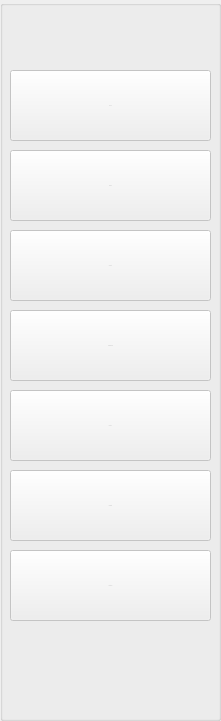
   <widget class="QGroupBox" name="groupBox_14">
    <property name="enabled">
     <bool>false</bool>
    </property>
    <property name="geometry">
     <rect>
      <x>0</x>
      <y>-20</y>
      <width>221</width>
      <height>721</height>
     </rect>
    </property>
    <property name="title">
     <string/>
    </property>
    <widget class="QPushButton" name="pushButton_6">
     <property name="enabled">
      <bool>false</bool>
     </property>
     <property name="geometry">
      <rect>
       <x>10</x>
       <y>470</y>
       <width>201</width>
       <height>71</height>
      </rect>
     </property>
     <property name="font">
      <font>
       <pointsize>-1</pointsize>
      </font>
     </property>
     <property name="text">
      <string>Reports</string>
     </property>
     <property name="icon">
      <iconset resource="icons.qrc">
       <normaloff>:/icons/reports.png</normaloff>:/icons/reports.png</iconset>
     </property>
     <property name="iconSize">
      <size>
       <width>30</width>
       <height>30</height>
      </size>
     </property>
    </widget>
    <widget class="QPushButton" name="pushButton_5">
     <property name="enabled">
      <bool>false</bool>
     </property>
     <property name="geometry">
      <rect>
       <x>10</x>
       <y>550</y>
       <width>201</width>
       <height>71</height>
      </rect>
     </property>
     <property name="font">
      <font>
       <pointsize>-1</pointsize>
      </font>
     </property>
     <property name="text">
      <string>Settings</string>
     </property>
     <property name="icon">
      <iconset resource="icons.qrc">
       <normaloff>:/icons/settings.png</normaloff>:/icons/settings.png</iconset>
     </property>
     <property name="iconSize">
      <size>
       <width>30</width>
       <height>30</height>
      </size>
     </property>
    </widget>
    <widget class="QPushButton" name="pushButton_3">
     <property name="enabled">
      <bool>false</bool>
     </property>
     <property name="geometry">
      <rect>
       <x>10</x>
       <y>230</y>
       <width>201</width>
       <height>71</height>
      </rect>
     </property>
     <property name="font">
      <font>
       <pointsize>-1</pointsize>
      </font>
     </property>
     <property name="text">
      <string>Clients</string>
     </property>
     <property name="icon">
      <iconset resource="icons.qrc">
       <normaloff>:/icons/person.png</normaloff>:/icons/person.png</iconset>
     </property>
     <property name="iconSize">
      <size>
       <width>30</width>
       <height>30</height>
      </size>
     </property>
    </widget>
    <widget class="QPushButton" name="pushButton">
     <property name="enabled">
      <bool>false</bool>
     </property>
     <property name="geometry">
      <rect>
       <x>10</x>
       <y>70</y>
       <width>201</width>
       <height>71</height>
      </rect>
     </property>
     <property name="font">
      <font>
       <pointsize>-1</pointsize>
      </font>
     </property>
     <property name="styleSheet">
      <string notr="true"/>
     </property>
     <property name="text">
      <string>Today</string>
     </property>
     <property name="icon">
      <iconset resource="icons.qrc">
       <normaloff>:/icons/today.png</normaloff>:/icons/today.png</iconset>
     </property>
     <property name="iconSize">
      <size>
       <width>30</width>
       <height>30</height>
      </size>
     </property>
    </widget>
    <widget class="QPushButton" name="pushButton_7">
     <property name="enabled">
      <bool>false</bool>
     </property>
     <property name="geometry">
      <rect>
       <x>10</x>
       <y>390</y>
       <width>201</width>
       <height>71</height>
      </rect>
     </property>
     <property name="font">
      <font>
       <pointsize>-1</pointsize>
      </font>
     </property>
     <property name="text">
      <string>History</string>
     </property>
     <property name="icon">
      <iconset resource="icons.qrc">
       <normaloff>:/icons/history.png</normaloff>:/icons/history.png</iconset>
     </property>
     <property name="iconSize">
      <size>
       <width>30</width>
       <height>30</height>
      </size>
     </property>
    </widget>
    <widget class="QPushButton" name="pushButton_2">
     <property name="enabled">
      <bool>false</bool>
     </property>
     <property name="geometry">
      <rect>
       <x>10</x>
       <y>150</y>
       <width>201</width>
       <height>71</height>
      </rect>
     </property>
     <property name="font">
      <font>
       <pointsize>-1</pointsize>
      </font>
     </property>
     <property name="text">
      <string>Books</string>
     </property>
     <property name="icon">
      <iconset resource="icons.qrc">
       <normaloff>:/icons/books.png</normaloff>:/icons/books.png</iconset>
     </property>
     <property name="iconSize">
      <size>
       <width>30</width>
       <height>30</height>
      </size>
     </property>
    </widget>
    <widget class="QPushButton" name="pushButton_4">
     <property name="enabled">
      <bool>false</bool>
     </property>
     <property name="geometry">
      <rect>
       <x>10</x>
       <y>310</y>
       <width>201</width>
       <height>71</height>
      </rect>
     </property>
     <property name="font">
      <font>
       <pointsize>-1</pointsize>
      </font>
     </property>
     <property name="text">
      <string>Dashboard</string>
     </property>
     <property name="icon">
      <iconset resource="icons.qrc">
       <normaloff>:/icons/dashboard.png</normaloff>:/icons/dashboard.png</iconset>
     </property>
     <property name="iconSize">
      <size>
       <width>30</width>
       <height>30</height>
      </size>
     </property>
    </widget>
   </widget>
